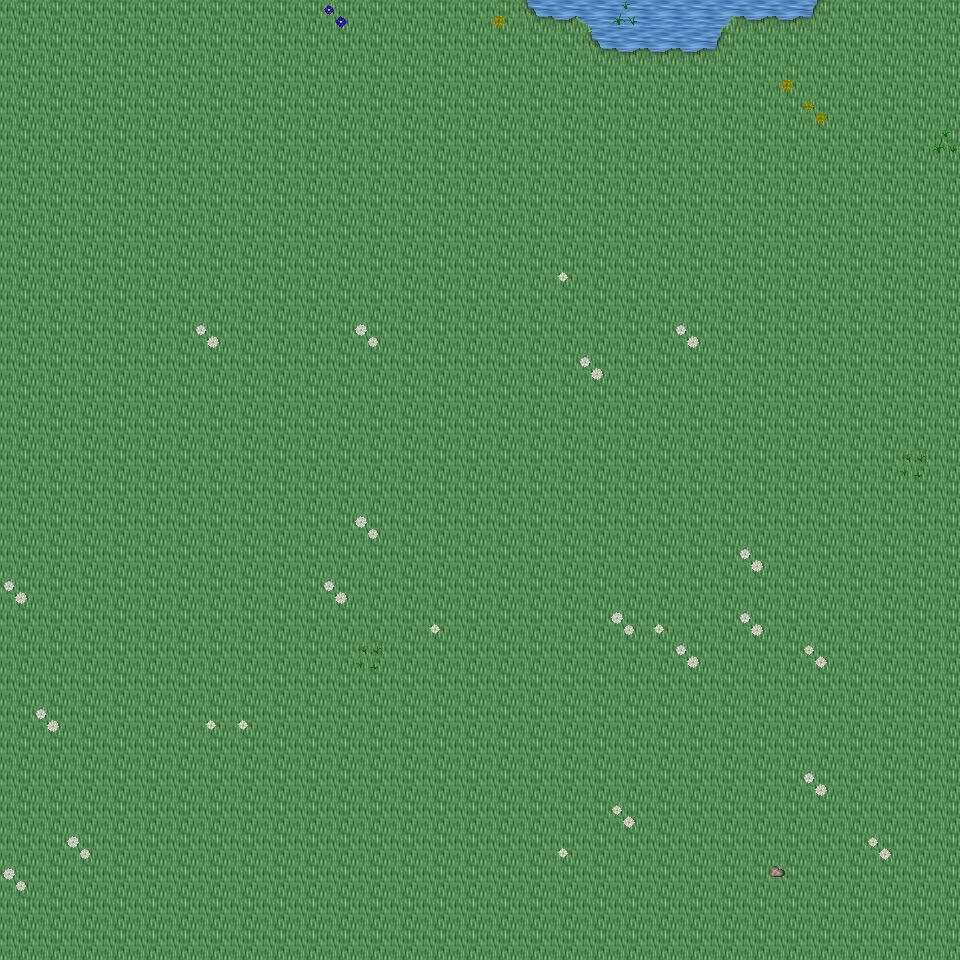

This is a level from a 2D game, rendered from its Tiled map with the project's own tilesets. A one-line summary and the map file follow, with tile-layer data summarised:
An orthogonal 30x30 tile map with 32x32 px tiles, 6 tile layers (Ground, Object, Object2, Above, ...), 35 tilesets and 4 objects (4x mapExit).

<map version="1.0" orientation="orthogonal" renderorder="right-down" width="30" height="30" tilewidth="32" tileheight="32" nextobjectid="5">
  <tileset firstgid="1" name="tileset_ground_ground" tilewidth="32" tileheight="32" tilecount="33" columns="3">
    <image source="../drawable/tileset_ground_ground.png" width="96" height="352" />
  </tileset>
  <tileset firstgid="34" name="tileset_ground_ice_ice" tilewidth="32" tileheight="32" tilecount="3" columns="3">
    <image source="../drawable/tileset_ground_ice_ice.png" width="96" height="32" />
  </tileset>
  <tileset firstgid="37" name="tileset_plant_flower_daisy_white" tilewidth="32" tileheight="32" tilecount="8" columns="2">
    <image source="../drawable/tileset_plant_flower_daisy_white.png" width="64" height="128" />
  </tileset>
  <tileset firstgid="45" name="tileset_ground_rock_pebbles" tilewidth="32" tileheight="32" tilecount="3" columns="1">
    <image source="../drawable/tileset_ground_rock_pebbles.png" width="32" height="96" />
  </tileset>
  <tileset firstgid="48" name="tileset_plant_grasses" tilewidth="32" tileheight="32" tilecount="6" columns="3">
    <image source="../drawable/tileset_plant_grasses.png" width="96" height="64" />
  </tileset>
  <tileset firstgid="54" name="tileset_plant_leaves" tilewidth="32" tileheight="32" tilecount="8" columns="4">
    <image source="../drawable/tileset_plant_leaves.png" width="128" height="64" />
  </tileset>
  <tileset firstgid="62" name="tileset_ground_grass_edges" tilewidth="32" tileheight="32" tilecount="36" columns="12">
    <image source="../drawable/tileset_ground_grass_edges.png" width="384" height="96" />
  </tileset>
  <tileset firstgid="98" name="tileset_plant_flower_daisy_yellow" tilewidth="32" tileheight="32" tilecount="8" columns="2">
    <image source="../drawable/tileset_plant_flower_daisy_yellow.png" width="64" height="128" />
  </tileset>
  <tileset firstgid="106" name="tileset_plant_bush_bushes" tilewidth="32" tileheight="32" tilecount="10" columns="5">
    <image source="../drawable/tileset_plant_bush_bushes.png" width="160" height="64" />
  </tileset>
  <tileset firstgid="116" name="tileset_plant_stump_stump_brown" tilewidth="32" tileheight="32" tilecount="4" columns="2">
    <image source="../drawable/tileset_plant_stump_stump_brown.png" width="64" height="64" />
  </tileset>
  <tileset firstgid="120" name="tileset_plant_stump_stump_green" tilewidth="32" tileheight="32" tilecount="4" columns="2">
    <image source="../drawable/tileset_plant_stump_stump_green.png" width="64" height="64" />
  </tileset>
  <tileset firstgid="124" name="tileset_item_pot_pot_golden" tilewidth="32" tileheight="32" tilecount="4" columns="4">
    <image source="../drawable/tileset_item_pot_pot_golden.png" width="128" height="32" />
  </tileset>
  <tileset firstgid="128" name="tileset_plant_tree_tree_darkgreen" tilewidth="32" tileheight="32" tilecount="88" columns="8">
    <image source="../drawable/tileset_plant_tree_tree_darkgreen.png" width="256" height="352" />
  </tileset>
  <tileset firstgid="216" name="tileset_plant_flower_daisy_blue" tilewidth="32" tileheight="32" tilecount="8" columns="2">
    <image source="../drawable/tileset_plant_flower_daisy_blue.png" width="64" height="128" />
  </tileset>
  <tileset firstgid="224" name="tileset_ground_water_water_bubbles" tilewidth="32" tileheight="32" tilecount="32" columns="8">
    <image source="../drawable/tileset_ground_water_water_bubbles.png" width="256" height="128" />
  </tileset>
  <tileset firstgid="256" name="tileset_ground_water_pool" tilewidth="32" tileheight="32" tilecount="72" columns="3">
    <image source="../drawable/tileset_ground_water_pool.png" width="96" height="768" />
  </tileset>
  <tileset firstgid="328" name="tileset_building_castle" tilewidth="32" tileheight="32" tilecount="320" columns="20">
    <image source="../drawable/tileset_building_castle.png" width="640" height="512" />
  </tileset>
  <tileset firstgid="648" name="tileset_ground_cobbled_paving" tilewidth="32" tileheight="32" tilecount="1" columns="1">
    <image source="../drawable/tileset_ground_cobbled_paving.png" width="32" height="32" />
  </tileset>
  <tileset firstgid="649" name="tileset_ground_grass_corners" tilewidth="32" tileheight="32" tilecount="24" columns="6">
    <image source="../drawable/tileset_ground_grass_corners.png" width="192" height="128" />
  </tileset>
  <tileset firstgid="673" name="tileset_building_fence_fence_chunky" tilewidth="32" tileheight="32" tilecount="21" columns="3">
    <image source="../drawable/tileset_building_fence_fence_chunky.png" width="96" height="224" />
  </tileset>
  <tileset firstgid="694" name="tileset_item_sign_large" tilewidth="32" tileheight="32" tilecount="15" columns="5">
    <image source="../drawable/tileset_item_sign_large.png" width="160" height="96" />
  </tileset>
  <tileset firstgid="709" name="tileset_building_decoration_fancy_gate" tilewidth="32" tileheight="32" tilecount="12" columns="3">
    <image source="../drawable/tileset_building_decoration_fancy_gate.png" width="96" height="128" />
  </tileset>
  <tileset firstgid="721" name="tileset_logic_creature_rodent" tilewidth="32" tileheight="32" tilecount="8" columns="8">
    <image source="../drawable/tileset_logic_creature_rodent.png" width="256" height="32" />
  </tileset>
  <tileset firstgid="729" name="tileset_logic_creature_animal" tilewidth="32" tileheight="32" tilecount="32" columns="8">
    <image source="../drawable/tileset_logic_creature_animal.png" width="256" height="128" />
  </tileset>
  <tileset firstgid="761" name="tileset_logic_item_mushroom" tilewidth="32" tileheight="32" tilecount="6" columns="6">
    <image source="../drawable/tileset_logic_item_mushroom.png" width="192" height="32" />
  </tileset>
  <tileset firstgid="767" name="tileset_logic_item_sheepfood" tilewidth="32" tileheight="32" tilecount="1" columns="1">
    <image source="../drawable/tileset_logic_item_sheepfood.png" width="32" height="32" />
  </tileset>
  <tileset firstgid="768" name="tileset_logic_collision" tilewidth="32" tileheight="32" tilecount="1" columns="1">
    <image source="../drawable/tileset_logic_collision.png" width="32" height="32" />
  </tileset>
  <tileset firstgid="769" name="tileset_logic_protection" tilewidth="32" tileheight="32" tilecount="2" columns="2">
    <image source="../drawable/tileset_logic_protection.png" width="64" height="32" />
  </tileset>
  <tileset firstgid="771" name="tileset_ground_green_paving" tilewidth="32" tileheight="32" tilecount="18" columns="3">
    <image source="../drawable/tileset_ground_green_paving.png" width="96" height="192" />
  </tileset>
  <tileset firstgid="789" name="tileset_item_hen_nest" tilewidth="32" tileheight="32" tilecount="1" columns="1">
    <image source="../drawable/tileset_item_hen_nest.png" width="32" height="32" />
  </tileset>
  <tileset firstgid="790" name="tileset_logic_item_dairy" tilewidth="32" tileheight="32" tilecount="1" columns="1">
    <image source="../drawable/tileset_logic_item_dairy.png" width="32" height="32" />
  </tileset>
  <tileset firstgid="791" name="tileset_light_door_light_ew" tilewidth="32" tileheight="32" tilecount="18" columns="6">
    <image source="../drawable/tileset_light_door_light_ew.png" width="192" height="96" />
  </tileset>
  <tileset firstgid="809" name="tileset_building_barnyard" tilewidth="32" tileheight="32" tilecount="200" columns="8">
    <image source="../drawable/tileset_building_barnyard.png" width="256" height="800" />
  </tileset>
  <tileset firstgid="1009" name="tileset_logic_creature_reptile" tilewidth="32" tileheight="32" tilecount="7" columns="7">
    <image source="../drawable/tileset_logic_creature_reptile.png" width="224" height="32" />
  </tileset>
  <tileset firstgid="1016" name="tileset_logic_creature_fowl" tilewidth="32" tileheight="32" tilecount="6" columns="6">
    <image source="../drawable/tileset_logic_creature_fowl.png" width="192" height="32" />
  </tileset>
  <layer name="Ground" width="30" height="30">
    <data>[900 cells, 900 non-empty, 1 distinct tile ids]</data>
  </layer>
  <layer name="Object" width="30" height="30">
    <data>[900 cells, 47 non-empty, 11 distinct tile ids]</data>
  </layer>
  <layer name="Object2" width="30" height="30">
    <data>[900 cells, 13 non-empty, 6 distinct tile ids]</data>
  </layer>
  <layer name="Above" width="30" height="30">
    <data>[900 cells, 0 non-empty, 0 distinct tile ids]</data>
  </layer>
  <layer name="Above2" width="30" height="30">
    <data>[900 cells, 0 non-empty, 0 distinct tile ids]</data>
  </layer>
  <layer name="Walkable" width="30" height="30">
    <data>[900 cells, 0 non-empty, 0 distinct tile ids]</data>
  </layer>
  <objectgroup name="MapEvents">
    <object id="1" name="north" type="mapExit" x="0" y="0" width="960" height="32">
      <properties>
        <property name="map" value="level_0_x103_y42" />
        <property name="x" value="0" />
        <property name="y" value="28" />
      </properties>
    </object>
    <object id="2" name="south" type="mapExit" x="0" y="928" width="960" height="32">
      <properties>
        <property name="map" value="level_0_x103_y44" />
        <property name="x" value="0" />
        <property name="y" value="1" />
      </properties>
    </object>
    <object id="3" name="west" type="mapExit" x="0" y="0" width="32" height="960">
      <properties>
        <property name="map" value="level_0_x102_y43" />
        <property name="x" value="28" />
        <property name="y" value="0" />
      </properties>
    </object>
    <object id="4" name="east" type="mapExit" x="928" y="0" width="32" height="960">
      <properties>
        <property name="map" value="level_0_x104_y43" />
        <property name="x" value="1" />
        <property name="y" value="0" />
      </properties>
    </object>
  </objectgroup>
</map>
